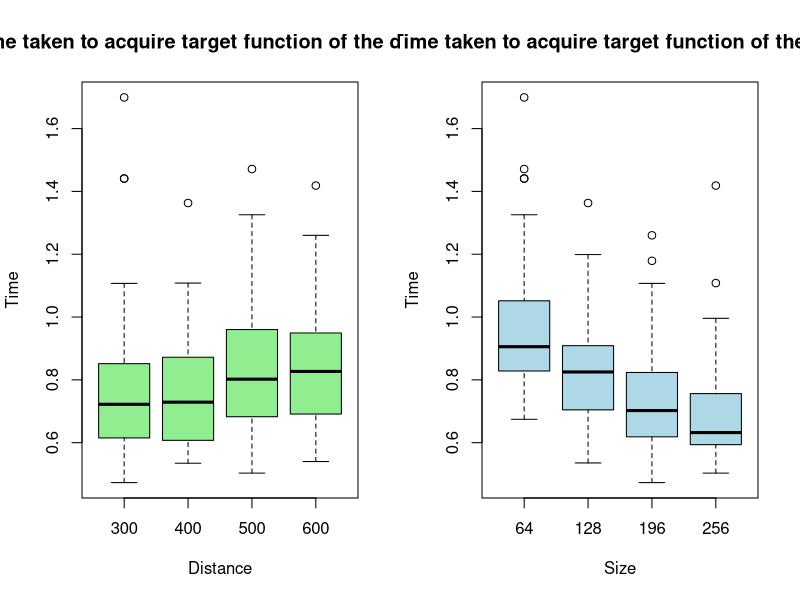
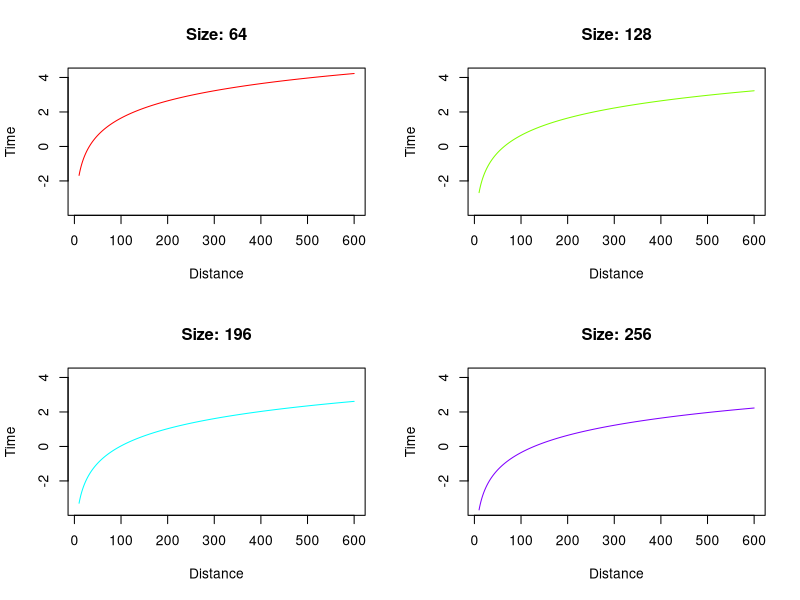
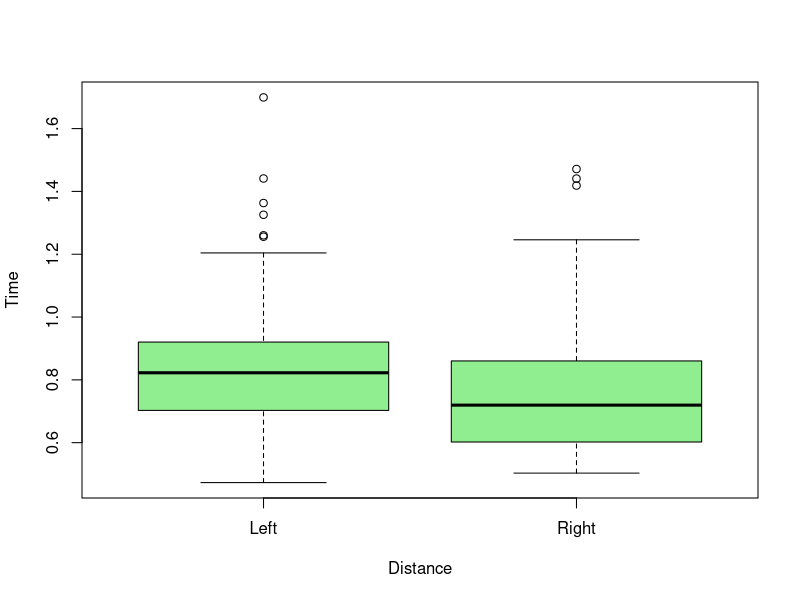

Write R code to recreate these figures, in order.
# Read the Fitt's law data
fitts_law_df <- read.csv("fitts_law_df.csv")

# Extract the columns from the data and assign them to variables
distance <- fitts_law_df$Distance
size <- fitts_law_df$Size
direction <- fitts_law_df$Direction
time <- fitts_law_df$Time
traveled_distance <- fitts_law_df$DistanceTraveled
errors <- fitts_law_df$Errors

# Fitt's law says that the time to acquire a target is a function of the distance to and size of the target.
# MT = log2(2D/W)
# where MT is the movement time, D is the distance to the target, and W is the width of the target.
# The coefficients a and b are determined by linear regression.
# D is the distance to the target, and W is the width of the target.

# In this case we will not use a & b as they are not provided in the data set

cor_dist_time <- cor(distance, time)
cor_size_time <- cor(size, time)

print(cor_dist_time)
print(cor_size_time)

# -0.52 indicates a moderate negative correlation, so as the size of the target increases, the time to acquire the target decreases
# 0.20 indicates a weak positive correlation, so as the distance to the target increases, the time to acquire the target increases

# -0.52 indicates a moderate negative correlation, so as the size of the target increases, the time to acquire the target decreases

# Let's plot the data to visualize the relationship between the variables

par(mfrow = c(1, 2))
boxplot(time ~ distance, data = fitts_law_df, xlab = "Distance", ylab = "Time", main = "Time taken to acquire target function of the distance", col = "lightgreen")

boxplot(time ~ size, data = fitts_law_df, xlab = "Size", ylab = "Time", main = "Time taken to acquire target function of the size", col = "lightblue")

fitts_law_eq <- log2((2 * distance) / size)

cor(fitts_law_eq, time)
cor(fitts_law_eq, distance)

# Now create a 6 graph plot to show the relationship between the fitts_law_eq and size of the target

x_vals <- seq(10, 600, 0.5)
sizes <- sort(unique(size))


# Function to calculate the y-axis ranges for the plots in order to have consistent y-axis ranges across all plots
y_axes_ranges <- function(x_vals, sizes) {
    y_min <- 0
    y_max <- 0
    for (x_val in x_vals) {
        for (size in sizes) {
            y_vals <- log2((2 * x_val) / size)
            y_min <- min(y_min, min(y_vals))
            y_max <- max(y_max, max(y_vals))
        }
    }
    return(c(y_min, y_max))
}
print(y_axes_ranges(x_vals, sizes))


par(mfrow = c(2, 2))
# Plot in a 2x2 grid all the sizes and their relationship with the fitts_law_eq and distance
colors <- rainbow(length(sizes))
count <- 1
for (i in sizes) {
    y_vals <- log2((2 * x_vals) / i)
    plot(x_vals, y_vals, type = "l", xlab = "Distance", ylab = "Time", main = paste("Size:", i), col = colors[count], ylim = y_axes_ranges(x_vals, sizes))
    count <- count + 1
}

# correlation between fitts_law_eq and time

cor(fitts_law_eq, time)
print(cor(fitts_law_eq, time))

# correlation between fitts_law_eq and distance if in the left or right direction

left <- fitts_law_df[fitts_law_df$Direction == -1, ]
right <- fitts_law_df[fitts_law_df$Direction == 1, ]

cor_left_ID <- cor(log2((2 * left$Distance) / left$Size), left$Time)
cor_right_ID <- cor(log2((2 * right$Distance) / right$Size), right$Time)

print(cor_left_ID)
print(cor_right_ID)

# Let see the distribution of the left and right direction
par(mfrow = c(1, 1))
boxplot(right$Time, left$Time, data = left, xlab = "Distance", ylab = "Time", col = "lightgreen", names = c("Left", "Right"))
